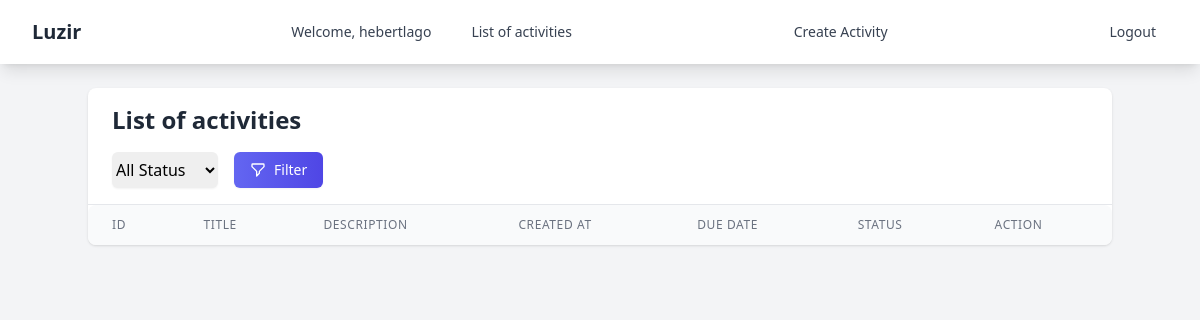
Before: / (signed in) with the older database file.
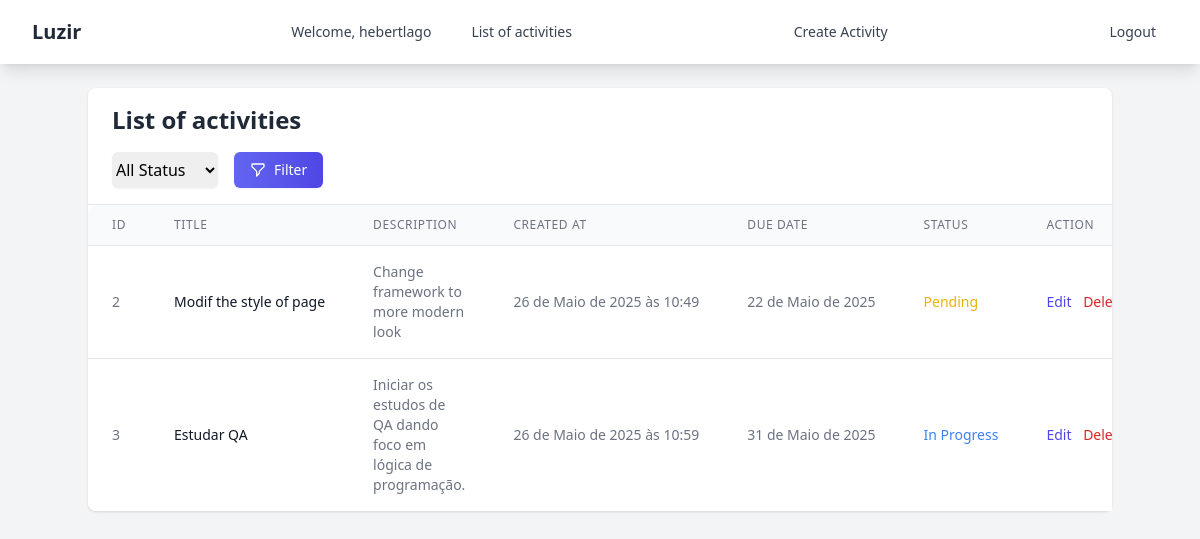
After: the same page with the newer database file.
### tasks/models.py (models this page shows, shortened)
class Task(models.Model):
    STATUS_CHOICES = [
        ('P', 'Pending'),
        ('A', 'In Progress'),
        ('C', 'Completed'),
    ]
    title = models.CharField(max_length=200)
    description = models.TextField()
    status = models.CharField(max_length=1, choices=STATUS_CHOICES, default='P')
    created_at = models.DateTimeField(auto_now_add=True)
    due_date = models.DateField()

### tasks/views.py (the view)
# urls.py: path('', TaskListView.as_view(), name='task_list'),
@method_decorator(login_required, name='dispatch')
class TaskListView(ListView):
    model = Task
    template_name = 'tasks/tasks_list.html'
    context_object_name = 'tasks'
    def get_queryset(self):
        queryset = super().get_queryset()
        status_filter = self.request.GET.get('status', '')
        if status_filter:
            queryset = queryset.filter(status=status_filter)
        return queryset

### tasks/templates/tasks/tasks_list.html (shortened to what this page needs)
{% extends "base.html" %}
{% block content %}
    <div class="bg-white shadow rounded-lg">
        <div class="px-4 sm:px-6 py-4 border-b border-gray-200">
            <h1 class="text-xl sm:text-2xl font-bold text-gray-800">List of activities</h1>
            <div class="mt-4">
                <form method="get" class="flex gap-4">
                    <select name="status" class="rounded-md border-gray-300 shadow-sm focus:border-indigo-300 focus:ring focus:ring-indigo-200 focus:ring-opacity-50">
                        <option value="">All Status</option>
                    </select>
                    <button type="submit" class="inline-flex items-center px-4 py-2 bg-gradient-to-r from-indigo-500 to-indigo-600 text-white text-sm font-medium rounded-md shadow-sm hover:from-indigo-600 hover:to-indigo-700 focus:outline-none focus:ring-2 focus:ring-offset-2 focus:ring-indigo-500 transition-all duration-200 ease-in-out transform hover:scale-105">
                        Filter
                    </button>
                </form>
            </div>
        </div>
        <div class="overflow-x-auto">
            <div class="inline-block min-w-full align-middle">
                <div class="overflow-hidden md:rounded-lg">
                    <table class="min-w-full divide-y divide-gray-200">
                        <thead class="bg-gray-50">
                            <tr>
                                <th scope="col" class="hidden sm:table-cell px-3 sm:px-6 py-3 text-left text-xs font-medium text-gray-500 uppercase tracking-wider">Id</th>
                                <th scope="col" class="px-3 sm:px-6 py-3 text-left text-xs font-medium text-gray-500 uppercase tracking-wider">Title</th>
                                <th scope="col" class="hidden md:table-cell px-3 sm:px-6 py-3 text-left text-xs font-medium text-gray-500 uppercase tracking-wider">Description</th>
                                <th scope="col" class="hidden lg:table-cell px-3 sm:px-6 py-3 text-left text-xs font-medium text-gray-500 uppercase tracking-wider">Created At</th>
                                <th scope="col" class="hidden lg:table-cell px-3 sm:px-6 py-3 text-left text-xs font-medium text-gray-500 uppercase tracking-wider">Due Date</th>
                                <th scope="col" class="px-3 sm:px-6 py-3 text-left text-xs font-medium text-gray-500 uppercase tracking-wider">Status</th>
                                <th scope="col" class="px-3 sm:px-6 py-3 text-left text-xs font-medium text-gray-500 uppercase tracking-wider">Action</th>
                            </tr>
                        </thead>
                        <tbody class="bg-white divide-y divide-gray-200">
                            {% for task in tasks %}
                                <tr>
                                    <td class="hidden sm:table-cell px-3 sm:px-6 py-4 whitespace-nowrap text-sm text-gray-500">{{task.pk}}</td>
                                    <td class="px-3 sm:px-6 py-4 whitespace-nowrap text-sm text-gray-900">{{task.title}}</td>
                                    <td class="hidden md:table-cell px-3 sm:px-6 py-4 whitespace-normal text-sm text-gray-500 break-words">{{task.description}}</td>
                                    <td class="hidden lg:table-cell px-3 sm:px-6 py-4 whitespace-nowrap text-sm text-gray-500">{{task.created_at}}</td>
                                    <td class="hidden lg:table-cell px-3 sm:px-6 py-4 whitespace-nowrap text-sm text-gray-500">{{task.due_date}}</td>
                                    <td class="px-3 sm:px-6 py-4 whitespace-nowrap text-sm {% if task.status == 'P' %}text-yellow-500{% elif task.status == 'A' %}text-blue-500{% else %}text-green-500{% endif %}">{{task.get_status_display}}</td>
                                    <td class="px-3 sm:px-6 py-4 whitespace-nowrap text-sm font-medium">
                                        <a href="{% url 'task_edit' pk=task.pk %}" class="text-indigo-600 hover:text-indigo-900 mr-2">Edit</a>
                                        <a href="{% url 'task_delete' pk=task.pk %}" class="text-red-600 hover:text-red-900">Delete</a>
                                    </td>
                                </tr>
                            {% endfor %}
                        </tbody>
                    </table>
                </div>
            </div>
        </div>
    </div>
{% endblock content %}

### tasks/templates/base.html (shortened to what this page needs)
<!doctype html>
<html lang="en">
  <head>
    <script src="https://cdn.tailwindcss.com"></script>
  </head>
  <body class="bg-gray-100">
    <nav class="bg-white shadow-lg">
        <div class="max-w-7xl mx-auto px-4 sm:px-6 lg:px-8">
            <div class="flex justify-between h-16">
                {% if request.user.is_authenticated %}
                <div class="flex">
                    <a href="#" class="flex items-center text-xl font-bold text-gray-800 transition duration-300 ease-in-out hover:text-gray-600">Luzir</a>
                </div>
                <div class="hidden md:flex items-center space-x-4">
                    <span class="px-3 py-2 text-sm font-medium text-gray-700">Welcome, {{ request.user.username }}</span>
                    <a href="{% url 'task_list' %}" class="px-3 py-2 rounded-md text-sm font-medium text-gray-700 hover:text-gray-900 hover:bg-gray-100 transition duration-300 ease-in-out">List of activities</a>
                </div>
                <div class="hidden md:flex items-center space-x-4">
                    <a href="{% url 'task_create' %}" class="px-3 py-2 rounded-md text-sm font-medium text-gray-700 hover:text-gray-900 hover:bg-gray-100 transition duration-300 ease-in-out">Create Activity</a>
                </div>
                <div class="hidden md:flex items-center space-x-4">
                    <form action="{% url 'logout' %}" method="post">
                        <button type="submit" class="px-3 py-2 rounded-md text-sm font-medium text-gray-700 hover:text-gray-900 hover:bg-gray-100 transition duration-300 ease-in-out">Logout</button>
                    </form>
                </div>
                {% endif %}
            </div>
        </div>
    </nav>
    <main class="max-w-7xl mx-auto px-4 sm:px-6 lg:px-8 py-6">
        <div class="container mx-auto">
            {% block content %}
            {% endblock  %}
        </div>
    </main>
  </body>
</html>

Changed rows visible on the page:
added Task: pk "2", title "Modif the style of page", description "Change framework to more modern look", created_at "26 de Maio de 2025 às 10:49", due_date "22 de Maio de 2025", status "Pending"
added Task: pk "3", title "Estudar QA", description "Iniciar os estudos de QA dando foco em lógica de programação.", created_at "26 de Maio de 2025 às 10:59", due_date "31 de Maio de 2025", status "In Progress"
